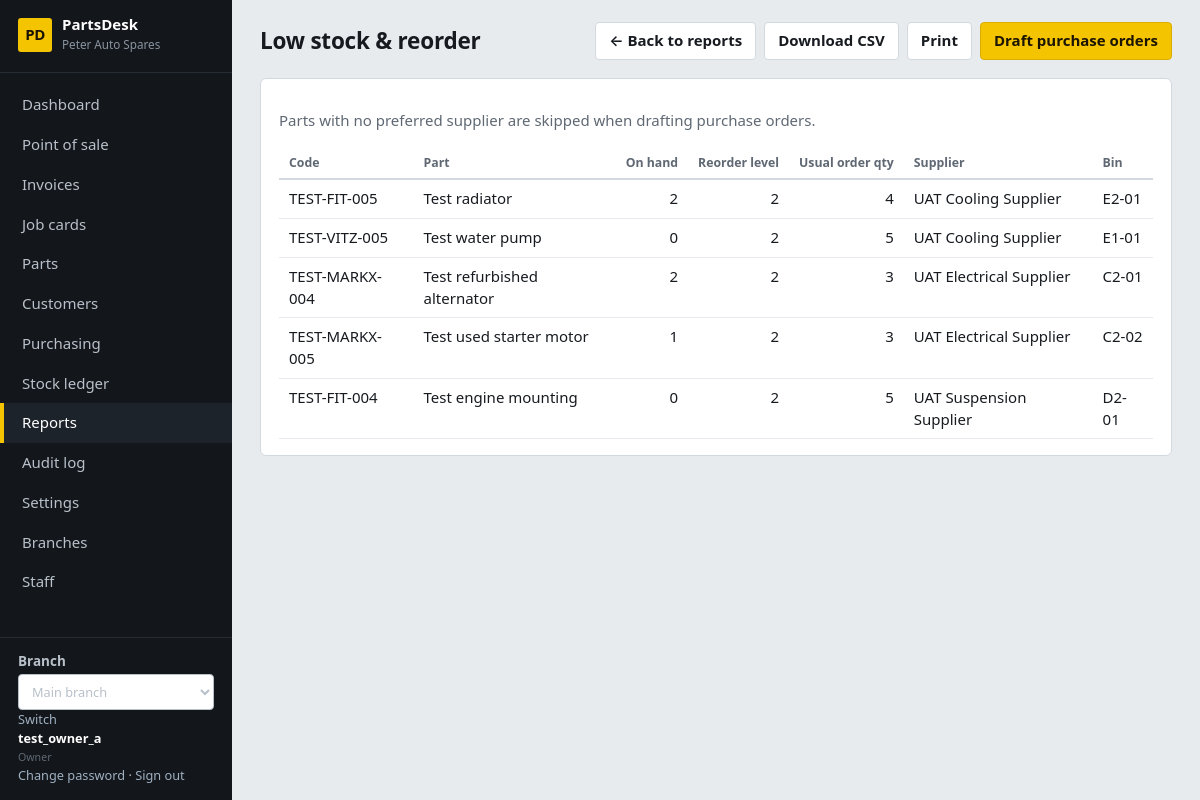
Page /reports/low-stock/ (signed in) on the committed database.
### core/models.py (models this page shows, shortened)
class ShopSettings(TrackedModel):
    tenant = models.OneToOneField(Tenant, on_delete=models.CASCADE, related_name="settings")
    shop_name = models.CharField(max_length=120, default="My Spare Parts Shop")
    address = models.TextField(blank=True)
    phone = models.CharField(max_length=60, blank=True)
    email = models.EmailField(blank=True)
    tax_id = models.CharField("Tax / TPIN number", max_length=60, blank=True)
    currency_symbol = models.CharField(max_length=8, default="$")
    tax_name = models.CharField(max_length=20, default="VAT")
    tax_rate = models.DecimalField("Tax rate %", max_digits=5, decimal_places=2, default=Decimal("0"))
    prices_include_tax = models.BooleanField(default=True, help_text="Untick if prices are entered before tax.")
    counter_max_discount = models.DecimalField(
        "Max discount % for counter staff", max_digits=5, decimal_places=2, default=Decimal("10"),
        help_text="Managers and the owner can exceed this.")
    default_labour_rate = models.DecimalField("Default labour rate per hour", max_digits=10, decimal_places=2, default=Decimal("0"))
    invoice_footer = models.CharField(max_length=200, blank=True, default="Thank you for your business.")
    class Meta:
        verbose_name_plural = "shop settings"
    @classmethod
    def get(cls, tenant):
        obj, _ = cls.objects.get_or_create(tenant=tenant)
        return obj

class User(AbstractUser):
    class Role(models.TextChoices):
        OWNER = "owner", "Owner"
        MANAGER = "manager", "Manager"
        COUNTER = "counter", "Counter sales"
        MECHANIC = "mechanic", "Mechanic"
        STOREKEEPER = "storekeeper", "Storekeeper"
    role = models.CharField(max_length=20, choices=Role.choices, default=Role.COUNTER)
    tenant = models.ForeignKey(Tenant, null=True, blank=True, on_delete=models.PROTECT, related_name="users")
    branches = models.ManyToManyField(Branch, blank=True, related_name="staff")
    @property
    def display_name(self):
        return self.get_full_name() or self.username

### catalog/models.py (models this page shows, shortened)
class Part(TrackedModel):
    class Condition(models.TextChoices):
        NEW = "new", "New"
        USED = "used", "Used"
        REFURBISHED = "refurbished", "Refurbished"
    class PartType(models.TextChoices):
        OEM = "oem", "Genuine (OEM)"
        AFTERMARKET = "aftermarket", "Aftermarket"
    tenant = models.ForeignKey(Tenant, on_delete=models.PROTECT)
    sku = models.CharField("Part code (SKU)", max_length=40)
    barcode = models.CharField(max_length=64, blank=True, null=True)
    name = models.CharField(max_length=160)
    description = models.TextField(blank=True)
    category = models.ForeignKey(Category, null=True, blank=True, on_delete=models.SET_NULL)
    brand = models.CharField(max_length=60, blank=True)
    part_type = models.CharField(max_length=20, choices=PartType.choices, default=PartType.AFTERMARKET)
    condition = models.CharField(max_length=20, choices=Condition.choices, default=Condition.NEW)
    oem_number = models.CharField("OEM part number", max_length=60, blank=True, db_index=True)
    unit = models.CharField(max_length=20, default="each", help_text="each, set, pair, litre…")
    cost_price = models.DecimalField(max_digits=12, decimal_places=2, default=Decimal("0"))
    sell_price = models.DecimalField("Retail price", max_digits=12, decimal_places=2, default=Decimal("0"))
    trade_price = models.DecimalField("Trade price", max_digits=12, decimal_places=2, null=True, blank=True,
                                      help_text="Used for trade customers (garages, mechanics). Optional.")
    preferred_supplier = models.ForeignKey(Supplier, null=True, blank=True, on_delete=models.SET_NULL)
    fits = models.ManyToManyField(Vehicle, blank=True, related_name="parts")
    is_universal = models.BooleanField(default=False, help_text="Fits any vehicle (oil, bulbs, wipers…)")
    is_active = models.BooleanField(default=True)
    created_at = models.DateTimeField(auto_now_add=True)
    updated_at = models.DateTimeField(auto_now=True)
    class Meta:
        ordering = ["name"]
        constraints = [
            models.UniqueConstraint(fields=["tenant", "sku"], name="part_tenant_sku"),
            models.UniqueConstraint(fields=["tenant", "barcode"], name="part_tenant_barcode"),
        ]

class Supplier(TrackedModel):
    tenant = models.ForeignKey(Tenant, on_delete=models.PROTECT)
    name = models.CharField(max_length=120)
    contact_person = models.CharField(max_length=120, blank=True)
    phone = models.CharField(max_length=60, blank=True)
    email = models.EmailField(blank=True)
    address = models.TextField(blank=True)
    payment_terms = models.CharField(max_length=120, blank=True)
    notes = models.TextField(blank=True)
    is_active = models.BooleanField(default=True)
    class Meta:
        ordering = ["name"]
        constraints = [models.UniqueConstraint(fields=["tenant", "name"], name="supplier_tenant_name")]

class BranchStock(TrackedModel):
    branch = models.ForeignKey(Branch, on_delete=models.PROTECT, related_name="stock_items")
    part = models.ForeignKey(Part, on_delete=models.PROTECT, related_name="branch_stocks")
    quantity_on_hand = models.DecimalField(max_digits=12, decimal_places=2, default=Decimal("0"))
    cost_price = models.DecimalField(max_digits=12, decimal_places=2, default=Decimal("0"))
    bin_location = models.CharField(max_length=40, blank=True)
    reorder_level = models.DecimalField(max_digits=12, decimal_places=2, default=Decimal("0"))
    reorder_qty = models.DecimalField(max_digits=12, decimal_places=2, default=Decimal("0"))
    class Meta:
        constraints = [models.UniqueConstraint(fields=["branch", "part"], name="stock_branch_part")]

### core/views.py (the view)
# urls.py: path("reports/low-stock/", views.report_low_stock, name="report_low_stock"),
@role_required(MGMT)
def report_low_stock(request):
    rows = [[s.part.sku, s.part.name, s.quantity_on_hand, s.reorder_level, s.reorder_qty,
             s.part.preferred_supplier.name if s.part.preferred_supplier else "— none —", s.bin_location]
            for s in _low_stock_qs(request.branch).order_by("part__preferred_supplier__name", "part__name")]
    cols = [("Code", "text"), ("Part", "text"), ("On hand", "qty"), ("Reorder level", "qty"), ("Usual order qty", "qty"),
            ("Supplier", "text"), ("Bin", "text")]
    return _report(request, "Low stock & reorder", cols, rows, csv_name="low-stock.csv",
                   note="Parts with no preferred supplier are skipped when drafting purchase orders.",
                   post_action=dict(url="/stock/purchase-orders/from-low-stock/", label="Draft purchase orders") if rows else None)

### core/audit.py (called while the page is built)
@contextmanager
def audit_context(**values):
    token = _current.set(dict(_current.get(), **values))
    try:
        yield
    finally:
        _current.reset(token)

def metadata(request):
    try:
        address = str(ip_address(request.META.get('REMOTE_ADDR', '')))
    except ValueError:
        address = None
    match = request.resolver_match
    return dict(request_id=request.audit_request_id, ip_address=address,
                route=(match.view_name if match else 'unmatched')[:100], method=request.method[:10])

### core/context.py (called while the page is built)
def shop(request):
    if not request.user.is_authenticated:
        return {}
    if request.branch is None:
        return {"shop": None, "nav": [], "branches": [], "active_branch": None}
    items = []
    for label, name, roles in NAV:
        if roles is None or request.user.role in roles:
            url = reverse(name)
            active = request.path == url if url == "/" else request.path.startswith(url)
            items.append({"label": label, "url": url, "active": active})
    return {"shop": ShopSettings.get(request.tenant), "nav": items,
            "branches": allowed_branches(request.user), "active_branch": request.branch}

### core/models.py (called while the page is built)
    def save(self, *args, **kwargs):
        if not self._state.adding:
            raise ValueError("Audit records cannot be edited.")
        return super().save(*args, **kwargs)

### core/navigation.py (called while the page is built)
def page_back_link(request):
    if request is None or not request.user.is_authenticated:
        return None
    match = request.resolver_match
    name = match.url_name if match else None
    if name == 'dashboard':
        return None
    kwargs = {}
    if name == 'vehicle_create':
        if 'pk' in match.kwargs:
            target, label = 'customer_detail', 'Back to customer'
            kwargs = {'pk': match.kwargs['pk']}
        else:
            target, label = 'vehicle_list', 'Back to vehicles'
    elif name in RECORD_PARENTS:
        target, label = RECORD_PARENTS[name]
        kwargs = {'pk': match.kwargs['pk']}
    else:
        target, label = PARENTS.get(name, ('dashboard', 'Back to dashboard'))
    return {'url': reverse(target, kwargs=kwargs), 'label': label}

### core/templatetags/ui.py (called while the page is built)
@register.simple_tag(takes_context=True)
def page_back_link(context):
    from core.navigation import page_back_link as destination
    return destination(context.get("request"))

### core/tenancy.py (called while the page is built)
def require_branch(request):
    if request.branch is None:
        raise PermissionDenied("No active branch is assigned to your account.")
    return request.branch

### templates/core/report.html (shortened to what this page needs)
{% extends "base.html" %}
{% block actions %}<a class="btn" href="?{{ request.GET.urlencode }}{% if request.GET %}&{% endif %}csv=1">Download CSV</a><button class="btn" onclick="window.print()">Print</button>
  {% if post_action %}<form method="post" action="{{ post_action.url }}">{% csrf_token %}<button class="btn primary">{{ post_action.label }}</button></form>{% endif %}{% endblock %}
{% block content %}
<section class="card">
  {% if note %}<p class="muted">{{ note }}</p>{% endif %}
  {% if empty %}<p class="empty">Nothing to show for this selection.</p>{% else %}
  <div class="tablewrap"><table>
    <thead><tr>{% for c in columns %}<th class="{% if c.num %}num{% endif %}">{{ c.label }}</th>{% endfor %}</tr></thead>
    <tbody>{% for r in rows %}<tr>{% for c in r %}<td class="{% if c.num %}num{% endif %}">{{ c.v }}</td>{% endfor %}</tr>{% endfor %}</tbody>
  </table></div>{% endif %}
</section>
{% endblock %}

### templates/base.html (shortened to what this page needs)
{% load static ui %}<!doctype html>
<html lang="en">
<head>
<link rel="stylesheet" href="{% static 'css/app.css' %}">
</head>
<body data-print-log-url="{% url 'log_print_request' %}" {% if auto_print %}data-autoprint="1"{% endif %}>
<div class="app">
  <aside class="side no-print">
    <div class="brand"><span class="brand-mark">PD</span><div><strong>PartsDesk</strong><small>{{ shop.shop_name }}</small></div></div>
    <nav>{% for item in nav %}<a href="{{ item.url }}" class="{% if item.active %}on{% endif %}">{{ item.label }}</a>{% endfor %}</nav>
    <div class="who">
      {% if branches %}<form method="post" action="{% url 'switch_branch' %}">{% csrf_token %}
      <label for="branch-select">Branch</label><select id="branch-select" name="branch_id" onchange="this.form.submit()">
      {% for b in branches %}<option value="{{ b.pk }}" {% if b.pk == active_branch.pk %}selected{% endif %}>{{ b.name }}</option>{% endfor %}
      </select><button type="submit">Switch</button></form>{% endif %}
      <strong>{{ user.display_name }}</strong><small>{{ user.get_role_display }}</small><br>
      <a href="{% url 'password_change' %}">Change password</a> ·
      <form method="post" action="{% url 'logout' %}">{% csrf_token %}<button type="submit">Sign out</button></form>
    </div>
  </aside>
  <main class="main">
    <header class="top"><h1>{% block page_heading %}{{ page_title }}{% endblock %}</h1><div class="actions">{% page_back_link as back %}{% if back %}<a class="btn no-print" href="{{ back.url }}" aria-label="{{ back.label }}">&larr; {{ back.label }}</a>{% endif %}{% block actions %}{% endblock %}</div></header>
    {% block content %}{% endblock %}
  </main>
</div>
</body>
</html>

### static/css/app.css (style rules this page uses)
:root { --bg:#e8ebee; --panel:#fff; --ink:#171b20; --muted:#5f6873; --line:#d3d8de; --line-soft:#e6e9ed; --side:#13171b; --side-ink:#b8c0c9; --hi:#f5c400; --hi-ink:#1a1400; --ok:#1f7a3a; --warn:#a15c00; --bad:#b42323; --info:#1a5fb4; --mono:ui-monospace,SFMono-Regular,Menlo,Consolas,"Liberation Mono",monospace; }
* { box-sizing:border-box }
html { font-size:15px }
body { margin:0;background:var(--bg);color:var(--ink);font-family:"Segoe UI",system-ui,-apple-system,Roboto,"Helvetica Neue",Arial,sans-serif;line-height:1.45 }
a { color:var(--info);text-decoration:none }
h1,h2,h3 { margin:0;line-height:1.2 }
small,.muted { color:var(--muted) }
.num { text-align:right;font-variant-numeric:tabular-nums }
.app { display:grid;grid-template-columns:232px 1fr;min-height:100vh }
.side { background:var(--side);color:var(--side-ink);display:flex;flex-direction:column;padding:16px 0;position:sticky;top:0;height:100vh }
.brand { display:flex;gap:10px;align-items:center;padding:0 18px 18px;border-bottom:1px solid #262c33 }
.brand-mark { background:var(--hi);color:var(--hi-ink);font-weight:800;border-radius:3px;width:34px;height:34px;display:grid;place-items:center;letter-spacing:-.5px }
.brand strong { color:#fff;display:block;line-height:1.1 }
.brand small { color:#8a94a0;font-size:.78rem }
.side nav { display:flex;flex-direction:column;padding:12px 0;flex:1;overflow:auto }
.side nav a { color:var(--side-ink);padding:9px 18px;border-left:4px solid transparent;font-weight:500 }
.side nav a.on { border-left-color:var(--hi);background:#1d232a;color:#fff }
.who { padding:14px 18px 0;border-top:1px solid #262c33;font-size:.85rem }
.who strong { color:#fff;display:block }
.who a,.who button { color:#9fb0c2;background:none;border:0;padding:0;font:inherit;cursor:pointer }
.who form { display:inline }
.main { padding:22px 28px 40px;min-width:0 }
.top { display:flex;justify-content:space-between;align-items:center;gap:16px;margin-bottom:18px;flex-wrap:wrap }
.top h1 { font-size:1.5rem;letter-spacing:-.01em }
.actions { display:flex;gap:8px;flex-wrap:wrap }
.card { background:var(--panel);border:1px solid var(--line);border-radius:6px;padding:16px 18px;margin-bottom:16px }
.btn,button.btn { display:inline-flex;align-items:center;gap:6px;padding:7px 13px;border:1px solid var(--line);border-radius:4px;background:#fff;color:var(--ink);font:inherit;font-weight:600;cursor:pointer;text-decoration:none }
.btn.primary { background:var(--hi);border-color:#d9ac00;color:var(--hi-ink) }
input,select,textarea { font:inherit;color:inherit;padding:7px 9px;border:1px solid #b9c1ca;border-radius:4px;background:#fff;width:100%;min-width:0 }
label { font-weight:600;font-size:.9rem;display:block;margin-bottom:3px }
table { width:100%;border-collapse:collapse }
th { text-align:left;font-size:.82rem;color:var(--muted);font-weight:600;padding:7px 10px;border-bottom:2px solid var(--line);white-space:nowrap }
td { padding:8px 10px;border-bottom:1px solid var(--line-soft);vertical-align:top }
th.num,td.num { text-align:right }
.tablewrap { overflow-x:auto }

### rows in the picture
ShopSettings: shop_name "Peter Auto Spares"
User: display_name "test_owner_a", role "Owner"
Part: v "TEST-FIT-005" "Test radiator"
Supplier: v "UAT Cooling Supplier" "UAT Cooling Supplier"
BranchStock: v "E2-01"
Part: v "TEST-VITZ-005" "Test water pump"
BranchStock: v "E1-01"
Part: v "TEST-MARKX-004" "Test refurbished alternator"
Supplier: v "UAT Electrical Supplier" "UAT Electrical Supplier"
BranchStock: v "C2-01"
Part: v "TEST-MARKX-005" "Test used starter motor"
BranchStock: v "C2-02"
Part: v "TEST-FIT-004" "Test engine mounting"
Supplier: v "UAT Suspension Supplier"
BranchStock: v "D2-01"

### other values in the picture
{{ item.label }} "Dashboard" "Point of sale" "Invoices" "Job cards" "Parts" "Customers" "Purchasing" "Stock ledger" "Reports" "Audit log" "Settings" "Branches" "Staff"
{{ page_title }} "Low stock & reorder"
{{ back.label }} "Back to reports"
{{ post_action.label }} "Draft purchase orders"
{{ note }} "Parts with no preferred supplier are skipped when drafting purchase orders."
{{ c.label }} "Code" "Part" "On hand" "Reorder level" "Usual order qty" "Supplier" "Bin"
{{ c.v }} "2" "2" "4" "0" "2" "5" "2" "2" "3" "1" "2" "3" "0" "2" "5"
form field branch_id "Main branch"
